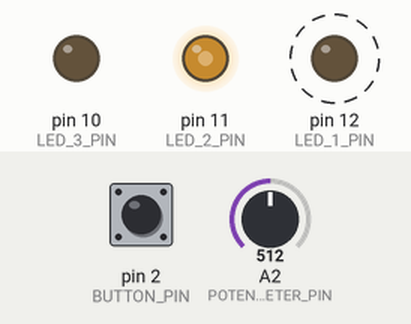
Recording of a sketch running on a simulated Arduino Uno, built with avr-gcc and run on an emulated ATmega328P. Parts: output pins drawn as LEDs (lit = HIGH). Dashed ring = blinking. The inputs (shaded band) are chosen by the test bench; at power-on: A2 (POTENTIOMETER_PIN) = 512, pin 2 (BUTTON_PIN) LOW.

Above: at 1.2 s.
1.3 s: A2 (POTENTIOMETER_PIN) set to 716
At 1.9 s:
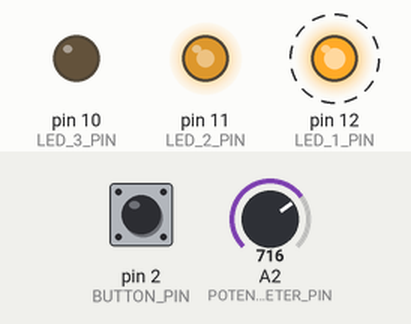
4.3 s: pin 2 (BUTTON_PIN) pulled HIGH for 0.15 s
At 4.37 s:
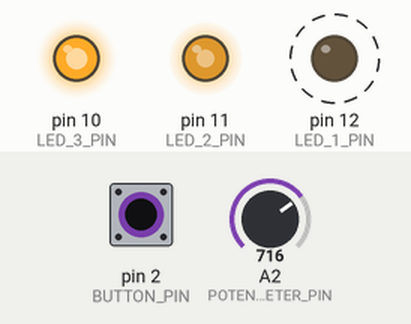
7.3 s: A2 (POTENTIOMETER_PIN) set to 900
At 7.75 s:
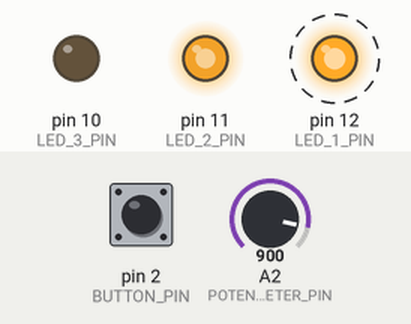
10.3 s: pin 2 (BUTTON_PIN) pulled HIGH for 1 s
At 10.9 s:
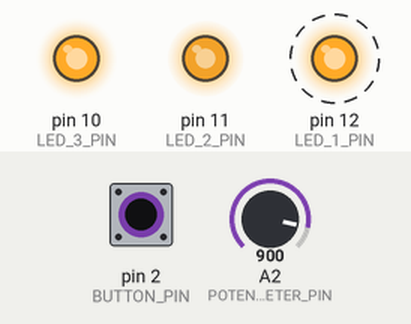
13.3 s: A2 (POTENTIOMETER_PIN) set to 122
At 13.75 s:
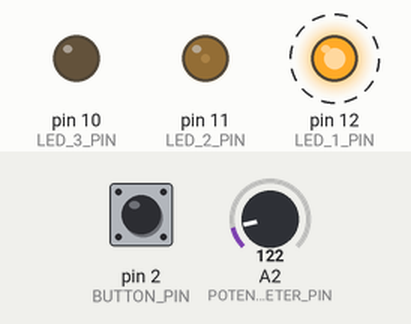
16.3 s: pin 2 (BUTTON_PIN) pulled HIGH for 0.15 s
At 16.37 s:
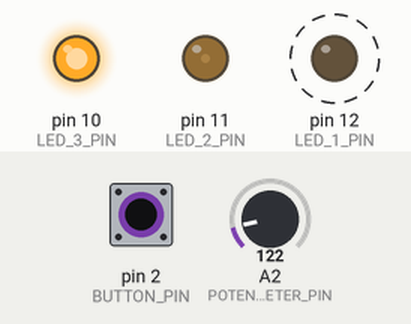
Timing chart, 0 to 20.3 s (numbered marks = the images above; inputs shaded):
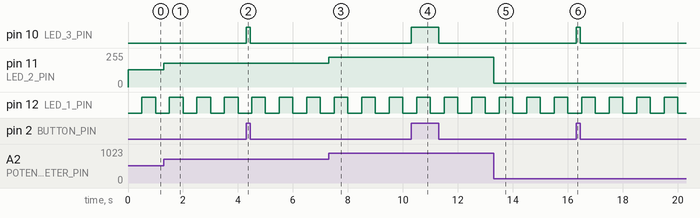

Measured:
- after the input at 1.3 s, pin 11 (LED_2_PIN): 128/255 → 179/255 at once
- after the input at 4.3 s, pin 10 (LED_3_PIN): LOW → HIGH at once, → LOW 0.15 s later
- after the input at 7.3 s, pin 11 (LED_2_PIN): 179/255 → 225/255 at once
- after the input at 10.3 s, pin 10 (LED_3_PIN): LOW → HIGH at once, → LOW 1.0 s later
- after the input at 13.3 s, pin 11 (LED_2_PIN): 225/255 → 30/255 at once
- after the input at 16.3 s, pin 10 (LED_3_PIN): LOW → HIGH at once, → LOW 0.15 s later
- by itself, pin 12 (LED_1_PIN): alternates HIGH for 0.50 s and LOW for 0.50 s

The sketch:

activity10.ino
```cpp
#define LED_1_PIN 12
#define LED_2_PIN 11
#define LED_3_PIN 10

#define BUTTON_PIN 2

#define POTENTIOMETER_PIN A2

unsigned long previousTimeLED1Blink = millis();
unsigned long blinkDelayLED1 = 500;

int LED1State = LOW;

void setup() {
  Serial.begin(115200);
  Serial.setTimeout(10);

  pinMode(LED_1_PIN, OUTPUT);
  pinMode(LED_2_PIN, OUTPUT);
  pinMode(LED_3_PIN, OUTPUT);

  pinMode(BUTTON_PIN, INPUT);
}

void loop() {
  // action 1
  if (Serial.available() > 0) {
    int data = Serial.parseInt();
    if ((data >= 100) && (data <= 4000)) {
      blinkDelayLED1 = data;
    }
  }

  // action 2
  unsigned long timeNow = millis();
  if (timeNow - previousTimeLED1Blink > blinkDelayLED1) {
    if (LED1State == LOW) {
      LED1State = HIGH;
    }
    else {
      LED1State = LOW;
    }
    digitalWrite(LED_1_PIN, LED1State);
    previousTimeLED1Blink += blinkDelayLED1;
  }

  // action 3
  int potentiometerValue = analogRead(POTENTIOMETER_PIN);
  int intensity = potentiometerValue / 4;
  analogWrite(LED_2_PIN, intensity);

  // action 4
  if (digitalRead(BUTTON_PIN) == HIGH) {
    digitalWrite(LED_3_PIN, HIGH);
  }
  else {
    digitalWrite(LED_3_PIN, LOW);
  }
}
```
